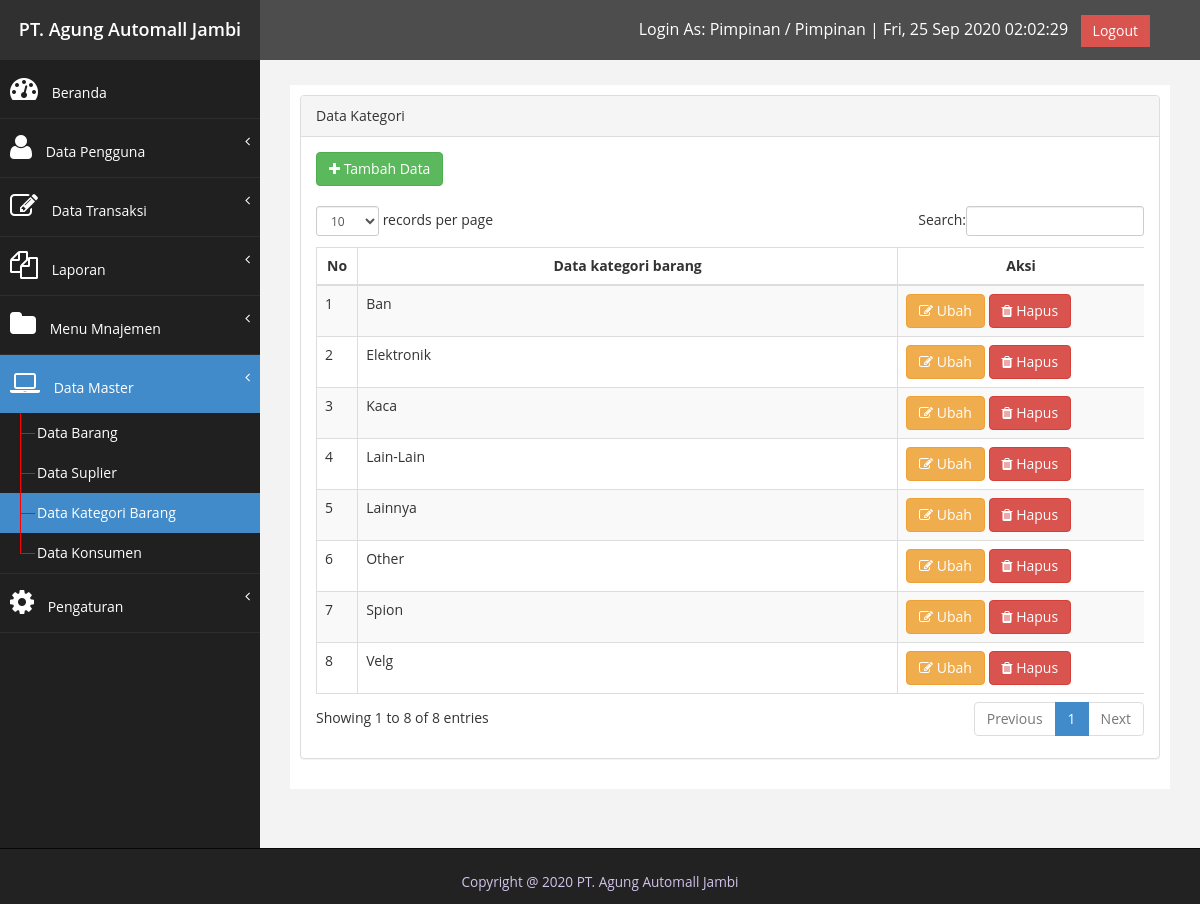
The app's page /index.php?page=data_master&submenu=kategori (signed in), older data.
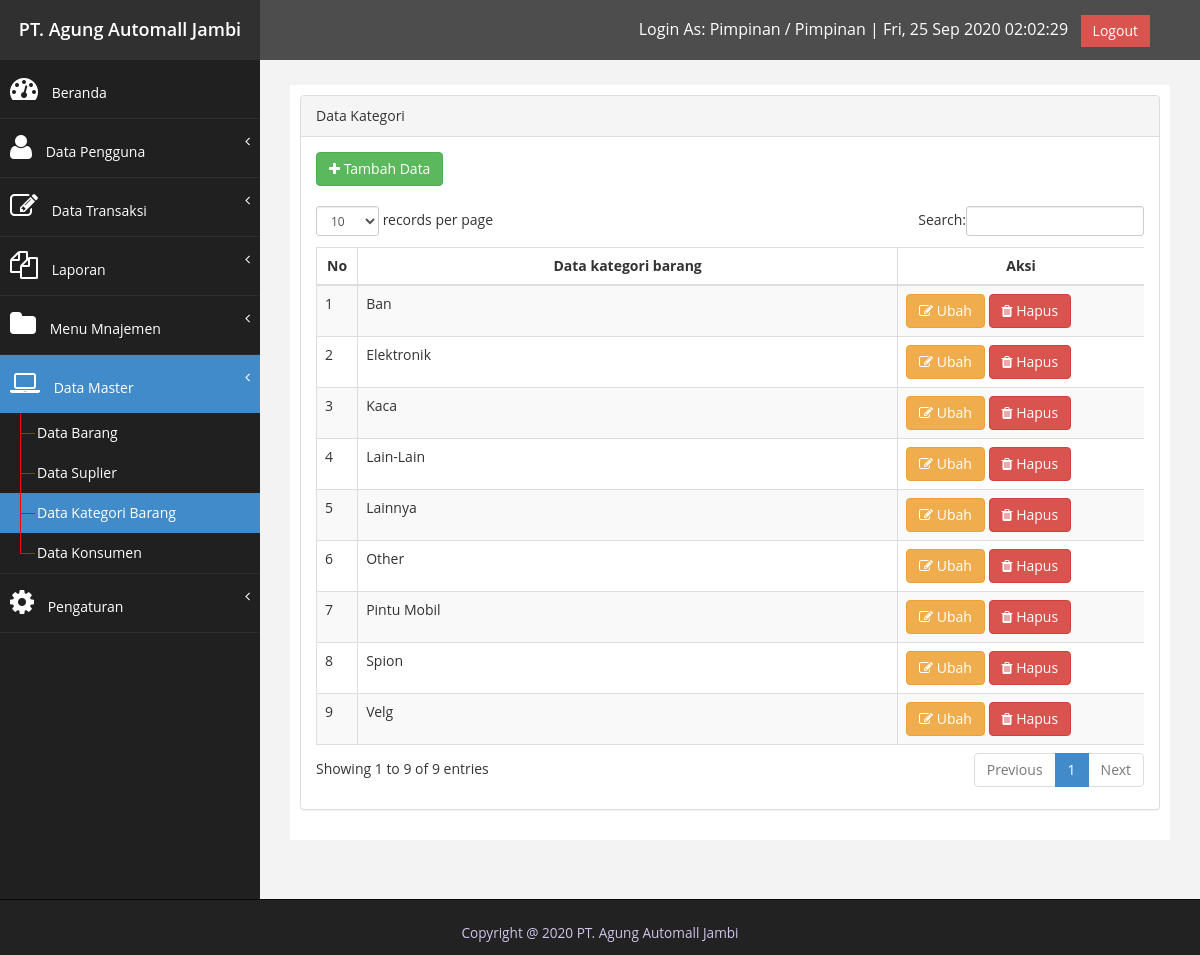
The same page, newer data.
### tables this page shows
CREATE TABLE `tb_user_menu_access` (
  `id` int(11) NOT NULL,
  `menu_id` int(11) NOT NULL,
  `id_user_level` int(11) NOT NULL
);

CREATE TABLE `tb_user_menu` (
  `user_menu_id` int(11) NOT NULL,
  `menu_title` varchar(128) NOT NULL,
  `icon` varchar(255) NOT NULL,
  `menu_url` varchar(50) NOT NULL
);

CREATE TABLE `tb_user_sub_menu_access` (
  `id` int(11) NOT NULL,
  `sub_menu_id` int(11) NOT NULL,
  `id_user_level` int(11) NOT NULL
);

CREATE TABLE `tb_user_sub_menu` (
  `id` int(11) NOT NULL,
  `menu_id` int(11) NOT NULL,
  `title` varchar(128) NOT NULL,
  `sub_menu_url` varchar(50) NOT NULL,
  `file` varchar(255) NOT NULL
);

CREATE TABLE `tb_barang_kategori` (
  `id_barang_kategori` int(11) NOT NULL,
  `barang_kategori_nama` varchar(50) NOT NULL
);

### config.php (called while the page is built, shortened)
<?php
$database_host = "localhost";
$database_user = "root";
$database_pass = "";
$database_dbna = "db_pos_bengkel";
$koneksi = mysqli_connect($database_host, $database_user, $database_pass, $database_dbna);
function query($query)
{
    global $koneksi;
    $result = mysqli_query($koneksi, $query);
    if ($result) {
        if ($result->num_rows > 0) {
            $rows = [];
            while ($row = mysqli_fetch_array($result, MYSQLI_ASSOC)) {
                $rows[] = $row;
            }
            return $rows;
        } else return false;
    } else return false;
}

### index.php (the view, shortened to what the changed rows need)
<?php
include "config.php";
$level        = $_SESSION['user']['level'];
$menus        = query("SELECT * FROM tb_user_menu_access
        INNER JOIN tb_user_menu
        ON    tb_user_menu_access.menu_id       = tb_user_menu.user_menu_id
        WHERE tb_user_menu_access.id_user_level = '$level'
");
if ($menus) {
    for ($i = 0; $i < count($menus); $i++) {
        $id = $menus[$i]['menu_id'];
        $menus[$i]['sub_menu'] = query("SELECT * FROM tb_user_sub_menu_access
            INNER JOIN tb_user_sub_menu
            ON    tb_user_sub_menu_access.sub_menu_id   = tb_user_sub_menu.id
            WHERE tb_user_sub_menu_access.id_user_level = '$level'
            AND tb_user_sub_menu.menu_id='$id'
        ");
        $menus[$i]['active'] = false;
        if ($menus[$i]['sub_menu']) {
            for ($j = 0; $j < count($menus[$i]['sub_menu']); $j++) {
                $menus[$i]['sub_menu'][$j]['url_act'] = "?page=" . $menus[$i]['menu_url'] . "&submenu=" . $menus[$i]['sub_menu'][$j]['sub_menu_url'];
                if ($menus[$i]['menu_url'] . $menus[$i]['sub_menu'][$j]['sub_menu_url'] == ($page . $submenu)) {
                    $display_page                        = $menus[$i]['sub_menu'][$j]['file'];
                    $menus[$i]['sub_menu'][$j]['active'] = true;
                    $menus[$i]['active']                 = true;
                } else {
                    $menus[$i]['sub_menu'][$j]['active'] = false;
                }
            }
            $menus[$i]['visible'] = true;
        } else {
            $menus[$i]['visible'] = false;
            $menus[$i]['active'] = false;
        }
    }
}
?>
<!DOCTYPE html>
<html xmlns="http://www.w3.org/1999/xhtml">
<head>
    <link href="assets/css/bootstrap.css" rel="stylesheet" />
    <link href="assets/css/font-awesome.css" rel="stylesheet" />
    <link href="assets/js/dataTables/dataTables.bootstrap.css" rel="stylesheet" />
    <link href="assets/css/custom.css" rel="stylesheet" />
</head>
<body>
    <div id="wrapper">
        <nav class="navbar-default navbar-side" role="navigation">
            <div class="sidebar-collapse">
                <ul class="nav" id="main-menu">
                    <?php if ($menus) {
                        foreach ($menus as $menu) {
                            if ($menu['visible']) {
                                echo '<li>';
                                if ($menu['active']) {
                                    echo '
                                <a  href  = "#" class="bg-primary"><i class = "' . $menu["icon"] . '"></i> ' . $menu["menu_title"] . '<span class = "fa arrow"></span></a>
                                <ul class = "nav nav-second-level collapse in" aria-expanded = "true" style= "">
                                ';
                                } else {
                                    echo '
                                <a  href  = "#"><i class = "' . $menu["icon"] . '"></i> ' . $menu["menu_title"] . '<span class = "fa arrow"></span></a>
                                <ul class = "nav nav-second-level">
                                ';
                                }
                                if ($menu['sub_menu']) {
                                    foreach ($menu['sub_menu'] as $nav_submenu) {
                                        if ($nav_submenu['active']) echo '<li><a href="' . $nav_submenu['url_act'] . '" class="bg-primary"></i> ' . $nav_submenu['title'] . '</a></li>';
                                        else  echo '<li><a href="' . $nav_submenu['url_act'] . '"></i> ' . $nav_submenu['title'] . '</a></li>';
                                    }
                                }
                                echo '</ul>';
                                echo '</li>';
                            }
                        }
                    } ?>
                </ul>
            </div>
        </nav>
        <div id="page-wrapper">
            <div id="page-inner">
                <div class="row">
                    <div class="col-md-12">
                        <?php
                        if (file_exists($display_page)) include $display_page;
                        else include "page/error.php";
                        ?>
                    </div>
                </div>
            </div>
        </div>
    </div>
</body>
</html>

### page/data_master/kategori/display.php (shortened to what the changed rows need)
<?php
$nomor   = 0;
$display = query("SELECT * FROM tb_barang_kategori");
?>
<div class="panel panel-default">
    <div class="panel-heading">
        Data Kategori
    </div>
    <div class="panel-body">
        <div class="row">
            <div class="container-fluid">
                <button class="btn btn-success" data-toggle="modal" data-target="#modalTambah"><i class="fa fa-plus"></i> Tambah Data</button>
                <br>
                <br>
            </div>
        </div>
        <div class="row">
            <div class="col">
                <div class="container-fluid">
                    <div class="table-responsive">
                        <table class="table table-striped table-bordered table-hover" id="dataTables-example">
                            <thead>
                                <tr>
                                    <th style="text-align:center;" width="25px">No</th>
                                    <th style="text-align:center;">Data kategori barang</th>
                                    <th style="text-align:center;" width="230px">Aksi</th>
                                </tr>
                            </thead>
                            <tbody>
                                <?php if ($display) {
                                    foreach ($display as $data) { ?>
                                        <tr>
                                            <td><?php echo ++$nomor; ?></td>
                                            <td><?php echo $data['barang_kategori_nama']; ?></td>
                                            <td style="white-space:nowrap">
                                                <button class="btn btn-warning" onclick="ubahData('<?php echo $data['barang_kategori_nama']; ?>', '<?php echo $data['id_barang_kategori']; ?>')" data-toggle="modal" data-target="#modalUbah"><i class="fa fa-edit"></i> Ubah</button>
                                                <button class="btn btn-danger" onclick="hapusData('<?php echo $data['barang_kategori_nama']; ?>', '<?php echo $data['id_barang_kategori']; ?>')" data-toggle="modal" data-target="#modalHapus"><i class="fa fa-trash"></i> Hapus</button>
                                            </td>
                                        </tr>
                                <?php  }
                                } ?>
                            </tbody>
                        </table>
                    </div>
                </div>
            </div>
        </div>
    </div>
</div>

Row changes from the older to the newer data that the page shows:
added tb_barang_kategori: barang_kategori_nama "Pintu Mobil"
Text that changed along with them:
text written by a page script: "records per page Search: Showing 1 to 8 of 8 entries Previous 1 Next" → "records per page Search: Showing 1 to 9 of 9 entries Previous 1 Next"
